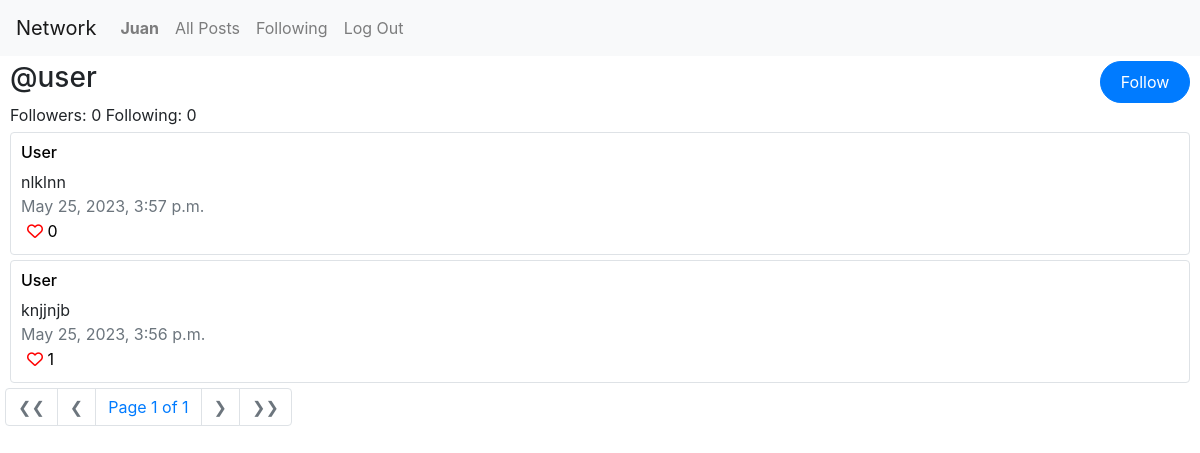
Page /user (signed in) on the committed database.
### network/models.py (models this page shows, shortened)
class User(AbstractUser):
    pass

class Profile(models.Model):
    user = models.ForeignKey(User, on_delete=models.CASCADE, related_name="profile")
    followers = models.ManyToManyField(User, related_name="following", blank=True)

class Post(models.Model):
    profile = models.ForeignKey(Profile, on_delete=models.CASCADE, related_name="posts")
    message = models.CharField(max_length=280)
    timestamp = models.DateTimeField(auto_now_add=True)
    likes = models.ManyToManyField(Profile, related_name="likedPosts", blank=True)

### network/views.py (the view)
# urls.py: path("<str:username>", views.profile, name="profile")
def profile(request, username):
    try:
        u = User.objects.get(username=username)
    except User.DoesNotExist:
        return HttpResponse("USER NOT FOUND", 404)
    profile = Profile.objects.get(user=u)
    if request.user in profile.followers.all():
        follows = True
    else:
        follows = False
    posts = Post.objects.filter(profile=profile).order_by("-timestamp").all()
    paginator = Paginator(posts, 10) # Show 10 posts per page.
    page_number = request.GET.get('page')
    page_obj = paginator.get_page(page_number)
    if request.user.is_authenticated:
        currentProfile = Profile.objects.get(user=request.user)
    else:
        currentProfile = None
    return render(request, "network/profile.html", {
        'userProfile': profile,
        'follows': follows,
        'posts': page_obj,
        'profile': currentProfile
    })

### network/templates/network/profile.html (shortened to what this page needs)
{% extends "network/layout.html" %}
{% load static %}
{% block body %}
    <div id="profile-view">
        <div class="d-flex justify-content-between">
            <h3 id="name">@{{ userProfile.user }}</h3>
            {% if user.is_authenticated and user != userProfile.user %}
                {% if follows %}
                    <button class="btn btn-danger rounded-pill" id="follow">Unfollow</button>
                {% else %}
                    <button class="btn btn-primary rounded-pill" id="follow">Follow</button>
                {% endif %}
            {% endif %}
        </div>
        <span>Followers: <span id="followers">{{ userProfile.followers.count }}</span></span>
        <span>Following: <span id="following">{{ userProfile.user.following.count }}</span></span>
    </div>
    <div id="posts-view">
        {% for post in posts %}
            <div class="post rounded border">
                <a href="/{{post.profile.user}}"><h6>{{ post.profile.user|title }}</h6></a>
                <div class="message">{{post.message}}</div>
                <div class="text-muted">{{ post.timestamp }}</div>
                <button class="like">
                    {% if profile in post.likes.all %}
                        <span><i class="fa-solid fa-heart heart" style="color:red"></i></span>
                    {% else %}
                        <span><i class="fa-regular fa-heart heart" style="color:red"></i></span>
                    {% endif %}
                    <span class="counter">{{ post.likes.count }}</span>
                </button>
            </div>
        {% endfor %}
    </div>
    <nav aria-label="Page navigation example">
        <ul class="pagination center">
            {% if posts.has_previous %}
                <li class="page-item">
                    <a class="page-link" href="?page=1" aria-label="First">
                    <span aria-hidden="true">❮❮</span>
                    </a>
                </li>
                <li class="page-item">
                    <a class="page-link" href="?page={{ posts.previous_page_number }}" aria-label="Previous">
                    <span aria-hidden="true">❮</span>
                    </a>
                </li>
            {% else %}
                <li class="page-item disabled">
                <span class="page-link" aria-hidden="true">❮❮</span>
                </li>
                <li class="page-item disabled">
                    <span class="page-link" aria-hidden="true">❮</span>
                </li>
            {% endif %}
            <li class="page-item">
                <span class="page-link">Page {{ posts.number }} of {{ posts.paginator.num_pages }}</span>
            </li>
            {% if posts.has_next %}
                <li class="page-item">
                    <a class="page-link" href="?page={{ posts.next_page_number }}" aria-label="Next">
                    <span aria-hidden="true">❯</span>
                    </a>
                </li>
                <li class="page-item">
                    <a class="page-link" href="?page={{ posts.paginator.num_pages }}" aria-label="Last">
                      <span aria-hidden="true">❯❯</span>
                    </a>
                </li>
            {% else %}
                <li class="page-item disabled">
                    <span class="page-link" aria-hidden="true">❯</span>
                </li>
                <li class="page-item disabled">
                    <span class="page-link" aria-hidden="true">❯❯</span>
                </li>
            {% endif %}
        </ul>
    </nav>
{% endblock %}

### network/templates/network/layout.html (shortened to what this page needs)
{% load static %}
<!DOCTYPE html>
<html lang="en">
    <head>
        <link rel="stylesheet" href="https://stackpath.bootstrapcdn.com/bootstrap/4.4.1/css/bootstrap.min.css">
        <link href="{% static 'network/styles.css' %}" rel="stylesheet">
    </head>
    <body>
        <nav class="navbar navbar-expand-lg navbar-light bg-light">
            <a class="navbar-brand" href="{% url 'index' %}">Network</a>
            <div>
              <ul class="navbar-nav mr-auto">
                {% if user.is_authenticated %}
                    <li class="nav-item">
                        <a class="nav-link" href="{% url 'profile' user.username %}"><strong>{{ user.username|title }}</strong></a>
                    </li>
                {% endif %}
                <li class="nav-item">
                  <a class="nav-link" href="{% url 'index' %}">All Posts</a>
                </li>
                {% if user.is_authenticated %}
                    <li class="nav-item">
                        <a class="nav-link" href="{% url 'following' %}" id="following">Following</a>
                    </li>
                    <li class="nav-item">
                        <a class="nav-link" href="{% url 'logout' %}">Log Out</a>
                    </li>
                {% endif %}
              </ul>
            </div>
          </nav>
        <div class="body">
            {% block body %}
            {% endblock %}
        </div>
    </body>
</html>

### network/static/network/styles.css (style rules this page uses)
.body { margin: 5px; }
.post { margin: 5px; padding: 10px; }
a { color: black; }
#profile-view { margin: 5px; }
button { width: 90px; }
.like { width: fit-content; border-radius: 10px; border: none; background-color: white; text-align: left; }

### rows in the picture
User: username "Juan"
Profile: user "user", followers.count "0", user.following.count "0"
Post: profile.user "User", message "nlklnn", timestamp "May 25, 2023, 3:57 p.m.", likes.count "0"
Post: profile.user "User", message "knjjnjb", timestamp "May 25, 2023, 3:56 p.m.", likes.count "1"

### other values in the picture
{{ posts.number }} "1"
{{ posts.paginator.num_pages }} "1"
